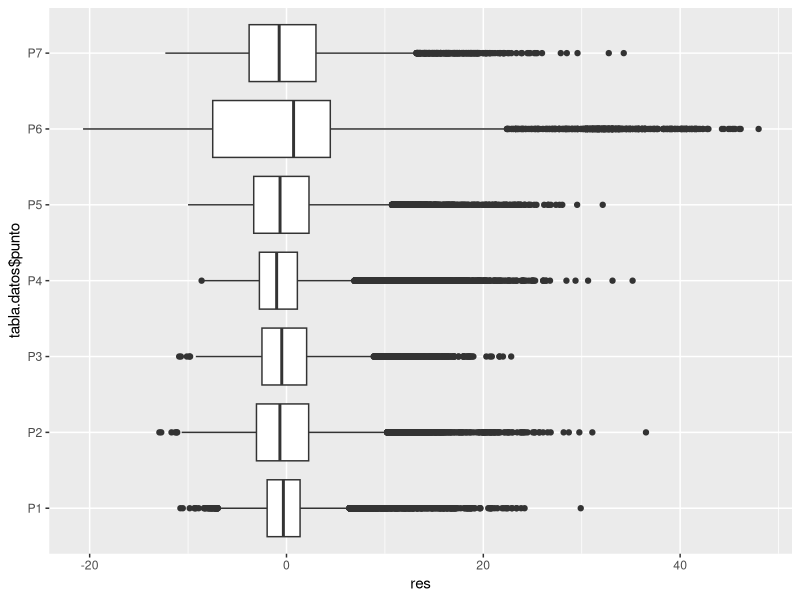
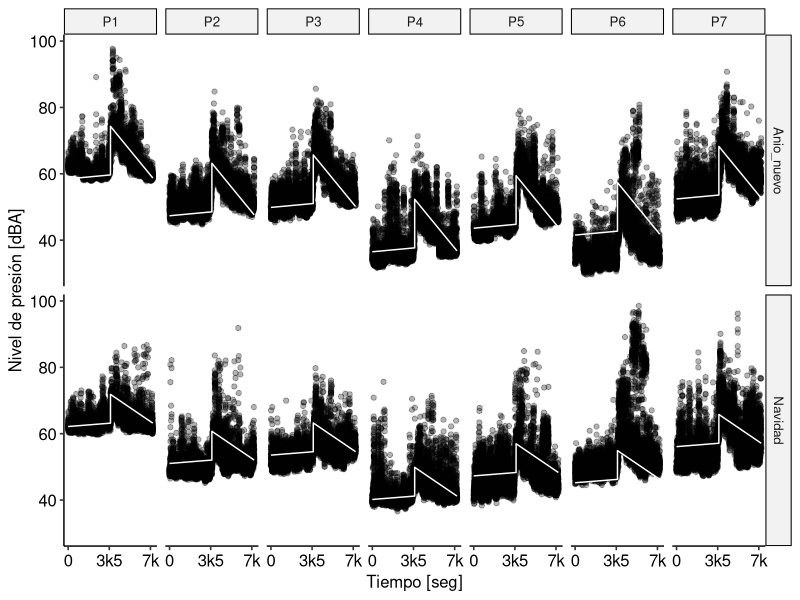

These charts were generated, in order, by the following R code:
## ---- chunk 1
knitr::opts_chunk$set(echo = TRUE)
library(tidyverse)
library(magrittr)
library(purrr)
library(dplyr)
library(ggpubr)
library(nlme)
library(car)
## ---- chunk 2
tabla.datos = read.csv("./data/datosR.csv", header = TRUE, sep = ';', stringsAsFactors = TRUE)

# tengo un problema de encoding con la ñ de columna Año Nuevo
tabla.datos %<>% mutate(fecha = case_when(
  fecha != 'Navidad' ~ 'Anio_nuevo',
  fecha == 'Navidad' ~ 'Navidad',
))

tabla.datos %<>%
  mutate(condicion = case_when(
    tiempo <= 3600 ~ 'sin_pirotecnia',
    tiempo > 3600 ~ 'con_pirotecnia',
  ))

pirotecnia.lme <- lme(nivel_sonoro ~ fecha*condicion*tiempo, data = tabla.datos, random = ~ 1|punto)

summary(pirotecnia.lme)

## ---- chunk 3
Anova(pirotecnia.lme)

## ---- chunk 4
residuo_datos2 <- tabla.datos %>% mutate(res = resid(pirotecnia.lme )) %>% tibble()
p3 = ggplot(residuo_datos2, aes(x = res, y = tabla.datos$punto)) + geom_boxplot()
p3

## ---- chunk 5

data_m1.lm <- tabla.datos %>% mutate(pred = predict(pirotecnia.lme), res = resid(pirotecnia.lme))

figura2 = ggplot(tabla.datos, aes(x=tiempo, y=nivel_sonoro))+
  geom_point(alpha = 0.3)+
  facet_grid(fecha~punto)+
  theme_pubr(base_size = 12, margin = TRUE)+
  scale_x_continuous(name= "Tiempo [seg]", breaks=c(0,3500,7000), labels=c("0","3k5","7k")) +
  labs(y = "Nivel de presión [dBA]") +
  theme(legend.position = "top",
        legend.title = element_blank())+
  geom_line(data=data_m1.lm, aes(x=tiempo, y=pred, group=punto), color='white')

figura2
